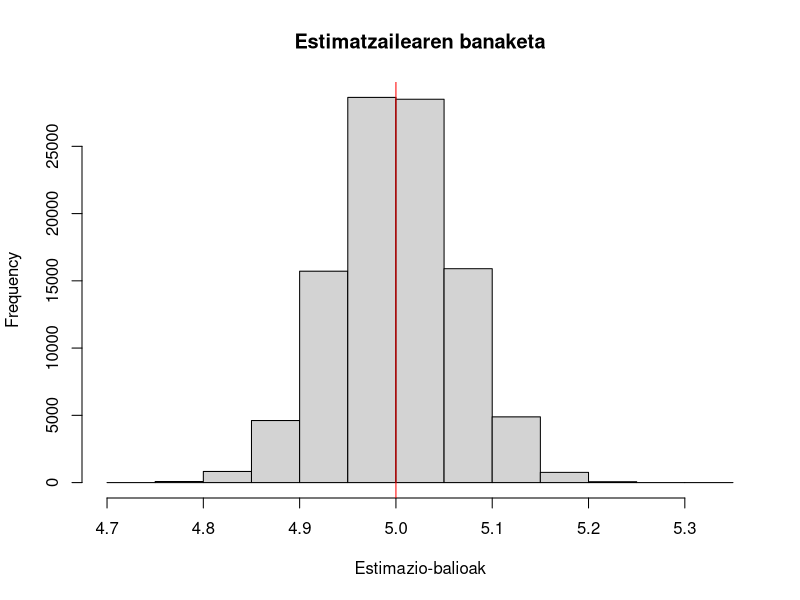
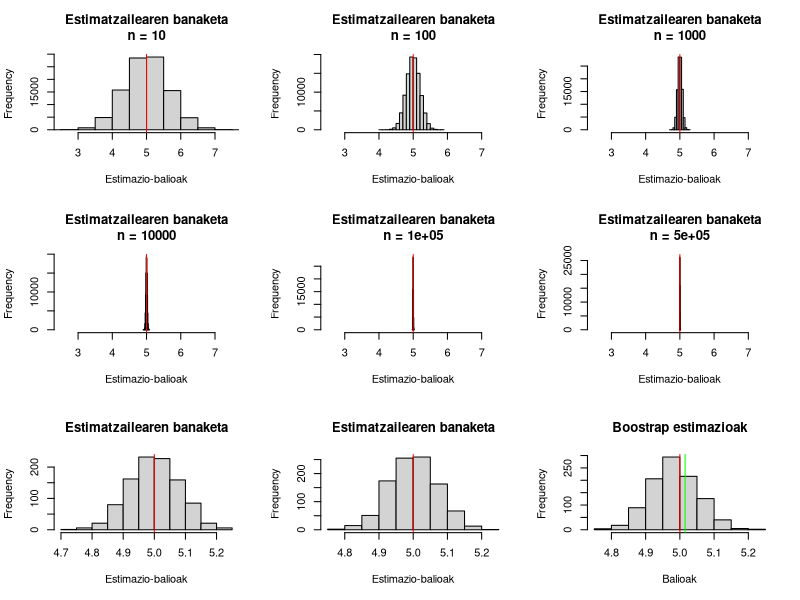

These charts were generated, in order, by the following R code: (Note: this script raises an error after producing the figures.)
## ---- chunk 1
set.seed(666)
## ---- chunk 2
n <- 1000
hist(rnorm(100000, 5, 2/sqrt(n)), main="Estimatzailearen banaketa", xlab="Estimazio-balioak")
abline(v=5, col="red")
## ---- chunk 3
par(mfrow=c(3, 3))
for (n in c(10, 100, 1000, 10000, 100000, 500000)){
  hist(rnorm(100000, 5, 2/sqrt(n)), main=paste("Estimatzailearen banaketa\nn =", n),
      xlab="Estimazio-balioak", xlim=c(2.5, 7.5))
  abline(v=5, col="red")
}
  
## ---- chunk 4
banaketa.laginak <- function(lagin.kopurua, lagin.tamaina, mu, sigma){
  laginak <- matrix(rnorm(lagin.kopurua*lagin.tamaina, mu, sigma), 
                    nrow=lagin.kopurua, ncol=lagin.tamaina)
  return(laginak)
}

laginak <- banaketa.laginak(1000, 1000, 5, 2)
## ---- chunk 5
estimazioak <- apply(laginak, 1, median)
hist(estimazioak, main="Estimatzailearen banaketa", xlab="Estimazio-balioak")
abline(v=5, col="red")
## ---- chunk 6
estimazioak <- apply(laginak, 1, mean, trim=0.25)
hist(estimazioak, main="Estimatzailearen banaketa", xlab="Estimazio-balioak")
abline(v=5, col="red")
## ---- chunk 7
rm(laginak)
set.seed(666)
lagina <- rnorm(1000, 5, 2)
## ---- chunk 8
bootstrapLaginakLortu <- function(hasierako.lagina, boot.lagin.kopurua, boot.lagin.tamaina){
  boot.laginak <- matrix(
    sample(hasierako.lagina, boot.lagin.kopurua*boot.lagin.tamaina, replace=TRUE), 
    nrow=boot.lagin.kopurua, ncol=boot.lagin.tamaina)
  return(boot.laginak)
}

boot.laginak <- bootstrapLaginakLortu(lagina, 1000, 1000)
## ---- chunk 9
# boot.estimazioak <- apply(boot.laginak, 1, median)
boot.estimazioak <- apply(boot.laginak, 1, mean, trim=0.25)
hist(boot.estimazioak, main="Boostrap estimazioak", xlab="Balioak")
estimazioa <- median(lagina)
abline(v=5, col="red") # Hau egoera errealetan ez dugu ezagutuko!
abline(v=estimazioa, col="green")
## ---- chunk 10
estimatuAlborapena <- function(boot.estimazioak, estimazioa){
  #Kalkulatu bootstrap estimazioak erabiliz alborapena (44. gardenkia)
  mean(boot.estimazioak) - estimazioa
}
## ---- chunk 11
estimatuSE <- function(boot.estimazioak){
  #Kalkulatu bootstrap estimazioak erabiliz SE (45. gardenkia)
  sd(boot.estimazioak)
}

## ---- chunk 12



for (n in c(10, 100, 1000, 10000)){
  print(paste("n", n))
  for (B in c(10, 100, 500, 1000, 10000)){
    estimazioa <- mean(lagina, trim=0.25)
    boot.laginak <- bootstrapLaginakLortu(lagina, B, n)
    boot.estimazioak <- apply(boot.laginak, 1, mean, trim=0.25)
    
    alborapena <- estimatuAlborapena(boot.estimazioak, estimazioa)
    errorea <- estimatuSE(boot.estimazioak)
    
    print(paste("    B", B, "Alborapena:", alborapena, "SD:", errorea))

    #alborapenak <- c(alborapenak, estimatuAlborapena(boot.estimazioak, estimazioa))
    #erroreak <- c(erroreak, estimatuSE(boot.estimazioak))
    
  }
}

#alborapenak <- matrix(alborapenak, nrow = 4, ncol = 5)
#erroreak <- matrix(erroreak, nrow=4, ncol=5)

# ALBORAPENAK
# alborapenak

# ERRORE ESTANDARRAK
# erroreak

## ---- chunk 13
getCI <- function (x, alpha = 0.05)
{
  m <- mean(x)  # mean
  se <- sd(x) / sqrt(length(x))  # Standard error
  df <- length(x) - 1  # Degrees of freedom
  t <- qt(1 - alpha/2, df)  # t-critical value
  
  d <- t * se
  ci <- c(m - d, m + d)
  names(ci) <- paste("%", c((alpha/2)*100, (1-alpha/2)*100), sep = "")
  return(ci)
}

## ---- chunk 14

boot.laginak <- bootstrapLaginakLortu(lagina, 1000, 1000)
boot.estimazioak <- apply(boot.laginak, 1, mean, trim=0.25)

## ---- chunk 15

getCI(lagina)

## ---- chunk 16
t.test(lagina, conf.level=0.95)$conf.int
## ---- chunk 17
getCIBootQuantile <- function(x, B=1000, alpha=0.05, FUN=mean, ...)
{
    n <- length(x)
    boot.laginak  <- bootstrapLaginakLortu(x, B, n)
    boot.estimazioak <- apply(boot.laginak, 1, FUN, ...)
    ci <- quantile(boot.estimazioak, c((alpha/2), (1-alpha/2)))
    names(ci) <- paste("%", c((alpha/2)*100, (1-alpha/2)*100), sep="")
  return(ci)
}

getCIBootQuantile(lagina, alpha=0.05)

getCIBootQuantile(lagina, alpha=0.05, FUN=mean, trim=0.25)

getCIBootQuantile(lagina, alpha=0.05, FUN=median)
## ---- chunk 18
getCIBootTmean <- function(x, alpha=0.05, B=1000, closed=TRUE)
{
  estimazioa <- mean(x)
  n <- length(x)
  boot.laginak  <- bootstrapLaginakLortu(x, B, n)
  boot.estimazioak <- apply(boot.laginak, 1, mean)
  se <- sd(x)/length(x)
  boot.t <- approxDistributionTBootmean(estimazioa, boot.laginak, boot.estimazioak)
  ci_inf <- estimazioa - quantile(boot.t, 1-alpha/2)*se
  ci_sup <- estimazioa - quantile(boot.t, alpha/2)*se
  ci <- c(ci_inf, ci_sup)
  names(ci) <- paste("%", c((alpha/2)*100, (1-alpha/2)*100), sep="")
  return(ci)
}

approxDistributionTBootmean <-function(estimation, boot.samples, boot.estimations){
  n <- ncol(boot.samples)
  B <- nrow(boot.samples)
  boot.se <- apply(boot.samples, 1, sd)/sqrt(n)
  t.balioak <- (boot.estimations - estimation)/boot.se
}

getCIBootTmean(lagina)
## ---- chunk 19
getCIBootT <- function(x, alpha=0.05, B=1000, B2=100, estim_fun=mean, ...)
{
  estimazioa <- estim_fun(x, ...)
  n <- length(x)
  boot.laginak  <- bootstrapLaginakLortu(x, B, n)
  boot.estimazioak <- apply(boot.laginak, 1, estim_fun, ...)
  se <- sd(boot.estimazioak)
  boot.t <- approxDistributionTBoot(estimazioa, boot.laginak, boot.estimazioak, B2, estim_fun, ...)
  ci_inf <- estimazioa - quantile(boot.t, 1-alpha/2)*se
  ci_sup <- estimazioa - quantile(boot.t, alpha/2)*se
  ci <- c(ci_inf, ci_sup)
  names(ci) <- paste("%", c((alpha/2)*100, (1-alpha/2)*100), sep="")
  return(ci)
}

approxDistributionTBoot <-function(estimation, boot.samples, boot.estimations, B2=100, estim_fun=mean, ...){
  n <- ncol(boot.samples)
  B <- nrow(boot.samples)
  
  t.values <- numeric(B)
  
  for (i in 1:B){
    # Bootstrap lagin bakoitzeko azpi-bootstrap bat egin
    sample_i <- boot.samples[i,]
    
    # Bigarren mailako bootsrap sortu
    boot2.laginak <- bootstrapLaginakLortu(sample_i, B2, n)
    boot2.estimazioak <- apply(boot2.laginak, 1, estim_fun, ...)
    
    # Errore estandarraren urbilpena
    boot.se <- sd(boot2.estimazioak)
    
    # t.balioetara gehitu
    t.values[i] <- (boot.estimations[i] - estimation)/boot.se
  }
  
  return(t.values)
}

getCIBootT(lagina)
## ---- chunk 20
lagina1 <- c(11.8, 9.3, 11.4, 20.4, 15.2, 17.8, 15.2, 13.5, 15.1, 10.6, 18.4, 7.5, 17.7, 19.9,
             12.4, 14.6, 21.2, 10.1, 10.2, 13.7, 15.8, 18.1, 16.2, 19.8, 14.2, 14.1, 11.3, 
             11.1, 16.8, 14.8, 15.8, 14.6, 15.0, 15.7, 10.3, 8.8, 17.0, 15.7, 18.6, 12.1, 16.4,
             19.3, 9.9, 15.9, 19.7, 17.6, 15.9, 16.2, 11.1, 15.6)


lagina2 <- c(0.10, 0.03, 0.03, 1.11, 0.50, 0.59, 0.22, 0.26, 3.19, 0.49, 1.14, 0.36, 0.38,
             1.10, 0.02, 0.18, 0.51, 0.41, 0.01, 0.51, 0.15, 0.36, 0.09, 1.50, 0.51, 0.57,
             0.66, 0.16, 1.10, 0.39, 0.01, 2.52, 1.94, 0.68, 1.06, 0.01, 0.09, 0.74, 0.07, 
             1.39, 0.66, 0.92, 0.07, 0.13, 0.42, 0.02, 0.21, 0.47, 0.78, 1.71, 0.01, 0.44,
             0.31, 0.28, 0.26, 0.55, 1.44, 0.17, 0.20, 0.27, 0.07, 0.12, 0.33, 1.02, 1.54, 
             0.43, 0.47, 1.99, 0.96, 0.52, 0.02, 0.65, 0.76, 0.03, 0.95, 0.36, 1.33, 0.69,
             0.15, 0.00, 0.46, 1.05, 1.23, 0.84, 0.49, 0.04, 0.04, 0.09, 0.42, 0.14, 0.20,
             0.01, 0.21, 1.88, 0.39, 0.16, 0.10, 0.07, 0.06, 0.17)
## ---- chunk 21
hist(lagina1)

hist(lagina2)
## ---- chunk 22
boot.laginak1 <- bootstrapLaginakLortu(lagina1, 1000, length(lagina1))
boot.estimazioak1 <- apply(boot.laginak1, 1, mean)
hist(boot.estimazioak1)
se1 <- estimatuSE(boot.estimazioak1)
se1
alb1 <- estimatuAlborapena(boot.estimazioak1, mean(lagina1))
alb1

boot.laginak2 <- bootstrapLaginakLortu(lagina2, 1000, length(lagina2))
boot.estimazioak2 <- apply(boot.laginak2, 1, mean)
hist(boot.estimazioak2)
se2 <- estimatuSE(boot.estimazioak2)
se2
alb2 <- estimatuAlborapena(boot.estimazioak2, mean(lagina2))
alb2
## ---- chunk 23
boot.laginak1 <- bootstrapLaginakLortu(lagina1, 1000, length(lagina1))
boot.estimazioak1 <- apply(boot.laginak1, 1, var)
hist(boot.estimazioak1)
se1 <- estimatuSE(boot.estimazioak1)
se1
alb1 <- estimatuAlborapena(boot.estimazioak1, mean(lagina1))
alb1

boot.laginak2 <- bootstrapLaginakLortu(lagina2, 1000, length(lagina2))
boot.estimazioak2 <- apply(boot.laginak2, 1, var)
hist(boot.estimazioak2)
se2 <- estimatuSE(boot.estimazioak2)
se2
alb2 <- estimatuAlborapena(boot.estimazioak2, mean(lagina2))
alb2
## ---- chunk 24
getCI(lagina1)

getCI(lagina2)
## ---- chunk 25
getCIBootQuantile(lagina1, FUN = mean)

getCIBootQuantile(lagina2, FUN = mean)
## ---- chunk 26
getCIBootTmean(lagina1)

getCIBootTmean(lagina2)
## ---- chunk 27
getCIBootQuantile(lagina1, FUN=var)

getCIBootQuantile(lagina2, FUN=var)
## ---- chunk 28
getCIBootT(lagina1, estim_fun = var)

getCIBootT(lagina2, estim_fun = var)
